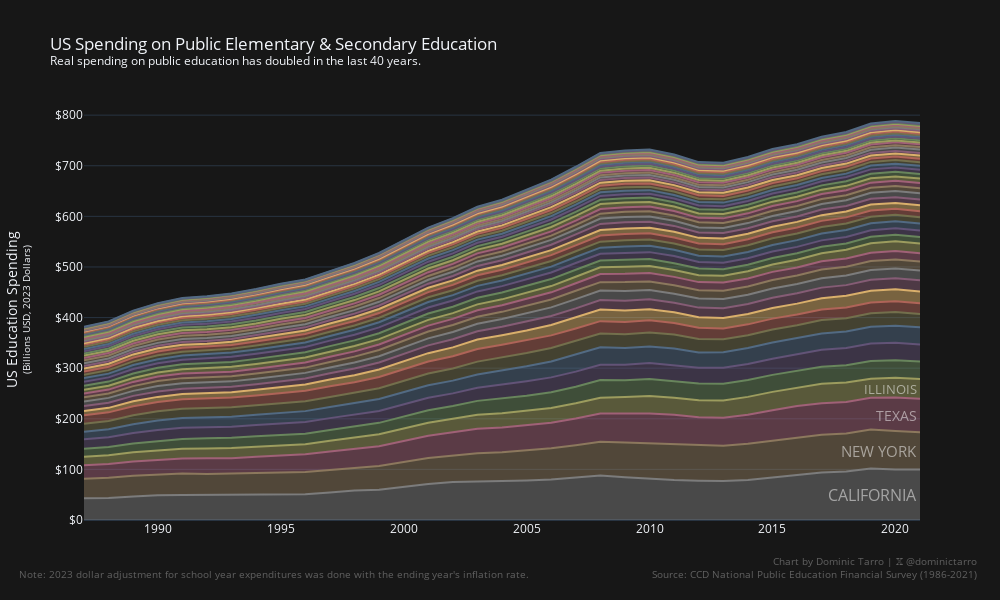

The notebook cell this image was saved under:
### Code cell
def add_top_n_state_annotations(fig: go.Figure, df: pl.DataFrame, n: int = 4):
    top5_states = df.filter(
        pl.col("SCHOOL_YEAR") == pl.col("SCHOOL_YEAR").max()
    ).sort(
        "Total Current Expenditures for Public El-Sec (TE5) (Billions, 2023 Dollars)",
    ).tail(n + 1).select(
        "State",
        "Total Current Expenditures for Public El-Sec (TE5) (Billions, 2023 Dollars)"
    ).rename(
        {
            "Total Current Expenditures for Public El-Sec (TE5) (Billions, 2023 Dollars)": "Total"
        }
    ).to_dicts()

    for i, state in enumerate(reversed(top5_states[-n:])):
        total = sum([s["Total"] for s in top5_states[-i:]]) if i > 0 else 0
        next_total = sum([s["Total"] for s in top5_states[-(i + 1):]])
        fig.add_annotation(
            x=0.9993,
            y=(total + next_total) / 2,
            xref="paper",
            text=state["State"],
            showarrow=False,
            font=dict(
                size=16 - i,
                color="white",
            ),
            opacity=0.5
        )
    return fig


fig = add_top_n_state_annotations(
    px.area(
        adjusted_spending.with_columns(
            pl.col("Total Current Expenditures for Public El-Sec (TE5) (Billions, 2023 Dollars)").sum().over("State").alias("State Max")
        ).sort("SCHOOL_YEAR_END", "State Max", descending=[False, True]),
        x="SCHOOL_YEAR_END",
        y="Total Current Expenditures for Public El-Sec (TE5) (Billions, 2023 Dollars)",
        color="State",
        title="US Spending on Public Elementary & Secondary Education<br><sup>Real spending on public education has doubled in the last 40 years.</sup>",
        labels={
            "SCHOOL_YEAR_END": "School Year (End)",
        },
        template="plotly_dark",
        color_discrete_sequence=px.colors.qualitative.Antique_r,
        width=1000,
        height=600,
    ).update_layout(
        showlegend=False,
        xaxis_title=None,
        yaxis_title="US Education Spending<br><sup>(Billions USD, 2023 Dollars)</sup>",
        yaxis_tickformat="$,.0f",
        plot_bgcolor="#171717",
        paper_bgcolor="#171717",
        xaxis_showgrid=False,
    ).add_annotation(
        x=1.07,
        y=-0.15,
        xref="paper",
        yref="paper",
        text="<br>".join(
            (
                "Chart by Dominic Tarro | 𝕏 @dominictarro",
                "Source: CCD National Public Education Financial Survey (1986-2021)"
            )
        ),
        align="right",
        showarrow=False,
        font=dict(
            size=10,
            color="grey"
        ),
        opacity=0.7
    ).add_annotation(
        x=-0.08,
        y=-0.15,
        xref="paper",
        yref="paper",
        text="<br>".join(
            (
                "Note: 2023 dollar adjustment for school year expenditures was done with the ending year's inflation rate.",
            )
        ),
        align="left",
        showarrow=False,
        font=dict(
            size=10,
            color="grey"
        ),
        opacity=0.7
    ),
    adjusted_spending
)
fig.show()
fig.write_image("charts/spending-public-ed.png")
